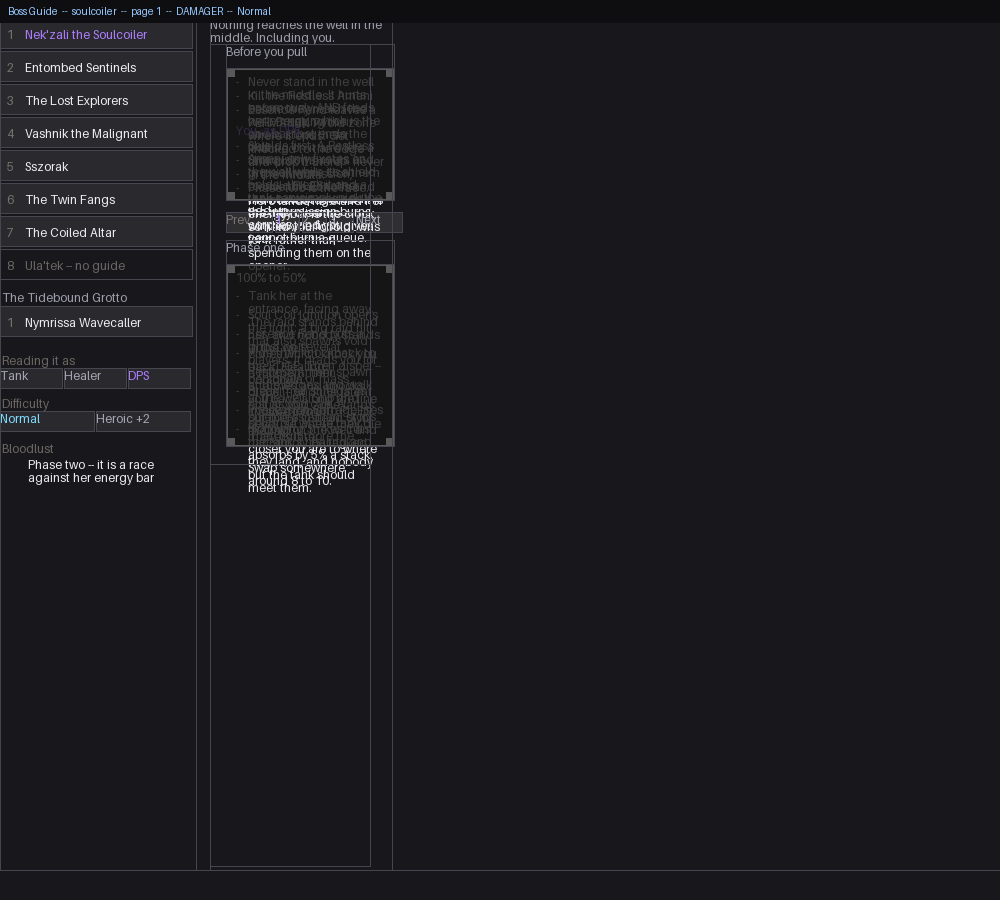

Write the Python code that produced this figure.
"""Draw the addon's pages to a PNG, without the game.

The load harness has always known where everything is -- it computes the
whole layout to assert that boxes do not overlap -- but it never drew
it, so every question of the form "is that text too small, and is it in
the wrong place" had to be answered by a person taking a screenshot in
WoW and sending it over. This turns that round trip into a command.

STATUS: HALF FINISHED, AND HONEST ABOUT WHICH HALF.

WORKS. Anything sized explicitly or anchored to something that is: the
whole left rail (boss list, instance headings, role and difficulty
toggles, the Bloodlust row), and every widget's shown/hidden state. It
correctly shows the trainer button absent, which is a real fact about
the page and exactly the kind of thing a screenshot round trip was being
spent on.

DOES NOT WORK YET. The reading column's widths. A guide card resolves to
168px where the game gives it about 770, because the stub in
loadcheck.py only approximates width propagation -- it was written to
answer "do these two boxes overlap", which needs relative positions, not
"how wide is this", which needs a real layout pass. Everything inside
those cards then wraps to a sliver and piles up. Do not read the right
half of the picture as the truth.

Finishing it means making the stub a genuine two-pass layout engine
(resolve widths down the tree, then heights back up). That is a real
piece of work rather than a polish pass, and it is worth doing only if
the left-hand half keeps paying for itself.

It can never tell you a MECHANIC is wrong. Only somebody watching the
real fight can do that.

    python Tools/render.py                       -- the boss guide, default boss
    python Tools/render.py --boss sentinels      -- a specific boss
    python Tools/render.py --boss sszorak --page 2 --role TANK
    python Tools/render.py --out C:/tmp/page.png
"""

import argparse
import os
import re
import sys

sys.path.insert(0, os.path.dirname(os.path.abspath(__file__)))

from PIL import Image, ImageDraw, ImageFont     # noqa: E402
import profile as P                             # noqa: E402

SCREEN_W, SCREEN_H = 1000, 900
UNIT = "\x1f"       # between fields
REC = "\x1e"        # between regions
PT = "\x1d"         # between anchor points

# Anchor point -> fraction of the rect, x and y. y counts DOWN here: this
# is a picture, not WoW's bottom-left origin, and converting once at the
# boundary is far less error-prone than carrying two conventions.
FX = {"LEFT": 0.0, "RIGHT": 1.0, "CENTER": 0.5}
FY = {"TOP": 0.0, "BOTTOM": 1.0, "CENTER": 0.5}


def frac(point, table, default=0.5):
    """The x or y fraction named by an anchor like TOPLEFT."""
    if not point:
        return default
    point = point.upper()
    for key, value in table.items():
        if key in point:
            return value
    return default


DUMP = """
function(maxN)
    local out = {}
    for i = 1, math.min(#_REGIONS, maxN) do
        local r = _REGIONS[i]
        local pts = {}
        for _, p in ipairs(r._pts or {}) do
            pts[#pts + 1] = table.concat({
                tostring(p.p or ""), tostring(p.relP or ""),
                tostring((p.rel and p.rel.__rid) or ""),
                tostring(p.x or 0), tostring(p.y or 0) }, ",")
        end
        local function rgb(c)
            if not c then return "" end
            return string.format("%.3f,%.3f,%.3f,%.3f",
                c[1] or 0, c[2] or 0, c[3] or 0, c[4] or 1)
        end
        out[#out + 1] = table.concat({
            tostring(r.__rid or 0),
            tostring(r._type or "Frame"),
            tostring((r._parent and r._parent.__rid) or ""),
            (r._shown == false) and "0" or "1",
            tostring(r.GetWidth and r:GetWidth() or r._w or ""),
            tostring(r._h or (r._type == "FontString" and 12) or ""),
            tostring(r._lvl or 1),
            (r._text or ""):gsub("[\\30\\31\\29]", " "),
            rgb(r._rgba), rgb(r._textRGBA),
            tostring((r._all and r._all.__rid) or ""),
            table.concat(pts, "\\29"),
        }, "\\31")
    end
    return table.concat(out, "\\30")
end
"""


class Region(object):
    __slots__ = ("id", "kind", "parent", "shown", "w", "h", "level",
                 "text", "rgba", "trgba", "allpoints", "points", "rect")

    def __init__(self, blob):
        f = blob.split(UNIT)
        f += [""] * (12 - len(f))
        self.id = int(f[0] or 0)
        self.kind = f[1]
        self.parent = int(f[2]) if f[2] else None
        self.shown = f[3] == "1"
        self.w = float(f[4]) if f[4] else None
        self.h = float(f[5]) if f[5] else None
        self.level = int(float(f[6] or 1))
        self.text = f[7]
        self.rgba = tuple(float(v) for v in f[8].split(",")) if f[8] else None
        self.trgba = tuple(float(v) for v in f[9].split(",")) if f[9] else None
        self.allpoints = int(f[10]) if f[10] else None
        self.points = []
        for chunk in (f[11].split(PT) if f[11] else []):
            if not chunk:
                continue
            p, relp, rel, x, y = (chunk.split(",") + [""] * 5)[:5]
            self.points.append({
                "p": p, "relp": relp or p,
                "rel": int(rel) if rel else None,
                "x": float(x or 0), "y": float(y or 0),
            })
        self.rect = None


def solve(regions):
    """Absolute rects, in a top-left origin with y increasing downward."""
    solving = set()

    def rect_of(rid):
        if rid is None:
            return (0.0, 0.0, float(SCREEN_W), float(SCREEN_H))
        r = regions.get(rid)
        if r is None:
            return (0.0, 0.0, float(SCREEN_W), float(SCREEN_H))
        if r.rect is not None:
            return r.rect
        if rid in solving:
            # A cycle. Anchoring two things to each other is legal in WoW
            # and unresolvable here; the screen is a better answer than a
            # crash or an infinite descent.
            return (0.0, 0.0, float(SCREEN_W), float(SCREEN_H))
        solving.add(rid)
        r.rect = _solve_one(r, rect_of)
        solving.discard(rid)
        return r.rect

    def _solve_one(r, rect_of):
        if r.allpoints is not None or (not r.points and r.parent is not None
                                       and r.w is None and r.h is None):
            return rect_of(r.allpoints if r.allpoints is not None else r.parent)

        w, h = r.w, r.h
        # Two opposing horizontal anchors give a width; same vertically.
        if w is None and len(r.points) >= 2:
            xs = []
            for p in r.points:
                pl, pt_, pw, ph = rect_of(p["rel"] if p["rel"] is not None else r.parent)
                xs.append((frac(p["p"], FX), pl + frac(p["relp"], FX) * pw + p["x"]))
            xs.sort()
            if xs[-1][0] - xs[0][0] > 0.01:
                w = (xs[-1][1] - xs[0][1]) / (xs[-1][0] - xs[0][0])
        if h is None and len(r.points) >= 2:
            ys = []
            for p in r.points:
                pl, pt_, pw, ph = rect_of(p["rel"] if p["rel"] is not None else r.parent)
                ys.append((frac(p["p"], FY), pt_ + frac(p["relp"], FY) * ph - p["y"]))
            ys.sort()
            if ys[-1][0] - ys[0][0] > 0.01:
                h = (ys[-1][1] - ys[0][1]) / (ys[-1][0] - ys[0][0])

        if w is None:
            w = 8.0 * max(len(strip_colour(r.text)), 1) if r.kind == "FontString" else 0.0
        if h is None:
            h = 12.0 if r.kind == "FontString" else 0.0

        if not r.points:
            pl, pt_, pw, ph = rect_of(r.parent)
            return (pl, pt_, w, h)

        p = r.points[0]
        pl, pt_, pw, ph = rect_of(p["rel"] if p["rel"] is not None else r.parent)
        ax = pl + frac(p["relp"], FX) * pw + p["x"]
        # y is negative-downward in WoW, positive-downward here.
        ay = pt_ + frac(p["relp"], FY) * ph - p["y"]
        return (ax - frac(p["p"], FX) * w, ay - frac(p["p"], FY) * h, w, h)

    for rid in list(regions):
        rect_of(rid)
    return regions


def visible(r, regions):
    """Shown, and every ancestor shown too.

    A region defaults to shown in the stub, and the addon builds every
    page up front and hides the ones it is not on -- so asking only about
    the region itself drew the whole addon on top of itself, every tab at
    once. Visibility is a property of the CHAIN.

    Walked fresh each time rather than cached: a thousand regions is
    nothing, and the cached version was wrong in both directions at once.
    """
    node, guard = r, 0
    while node is not None and guard < 64:
        if not node.shown:
            return False
        node = regions.get(node.parent) if node.parent else None
        guard += 1
    return True


def wrap(text, width, font):
    """Break a string to fit a pixel width, as the client would."""
    if width < 12:
        return [text]
    out, cur = [], ""
    for word in text.split():
        trial = (cur + " " + word).strip()
        if font.getlength(trial) > width and cur:
            out.append(cur)
            cur = word
        else:
            cur = trial
    if cur:
        out.append(cur)
    return out or [text]


def strip_colour(text):
    return re.sub(r"\|c%s|\|r" % "[0-9a-fA-F]{8}", "", text or "")


def first_colour(text):
    m = re.search(r"\|c[0-9a-fA-F]{2}([0-9a-fA-F]{6})", text or "")
    if not m:
        return None
    v = m.group(1)
    return (int(v[0:2], 16) / 255, int(v[2:4], 16) / 255, int(v[4:6], 16) / 255, 1)


def to255(c, fallback=(210, 210, 215)):
    if not c:
        return fallback
    return tuple(max(0, min(255, int(round(v * 255)))) for v in c[:3])


def draw(regions, out_path, title):
    img = Image.new("RGB", (SCREEN_W, SCREEN_H), (24, 24, 28))
    d = ImageDraw.Draw(img, "RGBA")
    try:
        font = ImageFont.load_default(size=12)
        small = ImageFont.load_default(size=10)
    except TypeError:                      # very old Pillow
        font = small = ImageFont.load_default()

    # Painter's order: frame level, then creation order, so a thing made
    # later and parented deeper lands on top -- which is what the client
    # does and what makes a background read as a background.
    ordered = sorted((r for r in regions.values() if visible(r, regions)),
                     key=lambda r: (r.level, r.id))
    for r in ordered:
        x, y, w, h = r.rect
        if w < 1 or h < 1:
            if r.kind != "FontString":
                continue
        if x > SCREEN_W or y > SCREEN_H or x + w < 0 or y + h < 0:
            continue

        if r.kind == "FontString":
            text = strip_colour(r.text)
            if not text.strip():
                continue
            col = to255(r.trgba or first_colour(r.text), (215, 215, 220))
            # Wrapped to the region's own width, because "does this fit"
            # is most of what this tool exists to answer. Unwrapped, a
            # bullet that overflows its card by 200px looks identical to
            # one that fits, which is the single question worth asking.
            lines = wrap(text, w, font) if w >= 40 else [text]
            for k, line in enumerate(lines):
                d.text((x, y + k * 13), line, fill=col, font=font)
        elif r.kind in ("Texture", "MaskTexture"):
            if r.rgba:
                col = to255(r.rgba)
                alpha = int(max(0.0, min(1.0, r.rgba[3] if len(r.rgba) > 3 else 1)) * 255)
                d.rectangle([x, y, x + w, y + h], fill=col + (alpha,))
        else:
            d.rectangle([x, y, x + w, y + h], outline=(70, 70, 80), width=1)

    d.rectangle([0, 0, SCREEN_W - 1, 22], fill=(14, 14, 16))
    d.text((8, 5), title, fill=(150, 200, 255), font=small)
    img.save(out_path)
    return out_path


def render_guide(boss, page, role, heroic, out_path):
    L, ns, _ = P.build(track_regions=True, stub_anchors=False)
    L.execute("PAGE_W, PAGE_H = %d, %d" % (SCREEN_W, SCREEN_H - 30))
    setup = L.eval("""
        function(ns, bossId, page, role, heroic)
            YippYappHelperDB = YippYappHelperDB or {}
            YippYappHelperDB.raidGuide = {
                boss = bossId, role = role, heroic = heroic and true or false,
            }
            local UI = ns.RaidGuideUI
            if not (UI and UI.BuildInto) then return "no guide UI" end

            -- Mount it into a frame of a known size. Nothing in this
            -- process has clicked anything, so the page has never been
            -- built -- and a renderer that faithfully draws an unmounted
            -- page draws an empty screen, which looks exactly like a
            -- broken solver and took a while to tell apart.
            local host = CreateFrame("Frame", nil, UIParent)
            host:SetSize(PAGE_W, PAGE_H)
            host:SetPoint("TOPLEFT", UIParent, "TOPLEFT", 0, 0)
            host:Show()
            UI:BuildInto(host)
            UI:Refresh()
            UI:SetPage(page)
            -- Open it. The harness never clicks anything, so the app
            -- frame and every page above this one are still hidden --
            -- and a renderer that honours visibility correctly draws an
            -- empty screen, which looks exactly like a broken solver.
            local node, guard = UI._host, 0
            while node and guard < 64 do
                if node.Show then node:Show() end
                node = node.GetParent and node:GetParent() or nil
                guard = guard + 1
            end
            return "ok"
        end
    """)(ns, boss, page, role, heroic)
    if str(setup) != "ok":
        raise SystemExit("could not open the guide: %s" % setup)

    blob = str(L.eval(DUMP)(200000))
    regions = {}
    for rec in blob.split(REC):
        if not rec:
            continue
        r = Region(rec)
        regions[r.id] = r
    solve(regions)
    title = "Boss Guide  --  %s  --  page %d  --  %s  --  %s" % (
        boss, page, role, "Heroic" if heroic else "Normal")
    return draw(regions, out_path, title), len(regions)


def main():
    ap = argparse.ArgumentParser()
    ap.add_argument("--boss", default="soulcoiler")
    ap.add_argument("--page", type=int, default=1)
    ap.add_argument("--role", default="DAMAGER")
    ap.add_argument("--heroic", action="store_true")
    ap.add_argument("--out", default=os.path.join(P.LC.ROOT, "Tools", "render.png"))
    a = ap.parse_args()
    path, n = render_guide(a.boss, a.page, a.role, a.heroic, a.out)
    print("drew %d regions -> %s" % (n, path))


if __name__ == "__main__":
    main()
